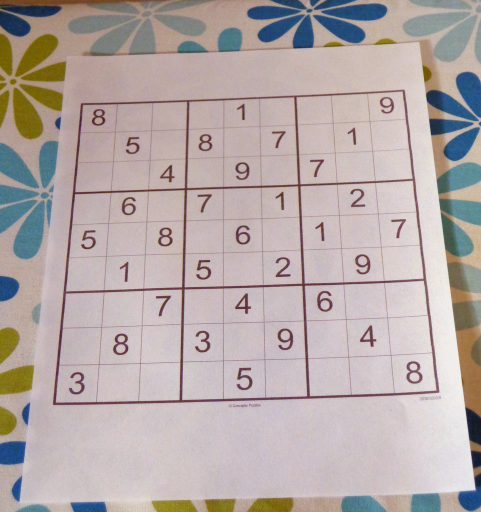
#> input picture sudoku.jpg, 962 x 1024 px (shown at 1/2 size)
$ python test6.0.py   (older library calls are emulated)
#> lines starting #> are read from the running program, lines starting #| are printed output that depends on the picture; after the words box and inside, x2 and y2 are one past the last pixel; in counts of white or black regions, pixels touching at a corner belong together
from imutils.perspective import four_point_transform
from imutils import contours
import imutils
import numpy as np
import cv2
i = 0
image = cv2.imread("sudoku.jpg")
#> image is the input picture: shape (1024, 962, 3); mean B, G, R 167.9, 169.5, 181
'''
ratio = image[0]/300.0
print(ratio)
orig = image.copy()
image = imutils.resize(image,height=300)
'''
#blurred = cv2.pyrMeanShiftFiltering(image,31,91)
blurred = cv2.medianBlur(image,9)
gray = cv2.cvtColor(blurred,cv2.COLOR_BGR2GRAY)
#blurred = cv2.medianBlur(gray,5)
th3 = cv2.adaptiveThreshold(gray,200,cv2.ADAPTIVE_THRESH_MEAN_C,cv2.THRESH_BINARY_INV,25,3)
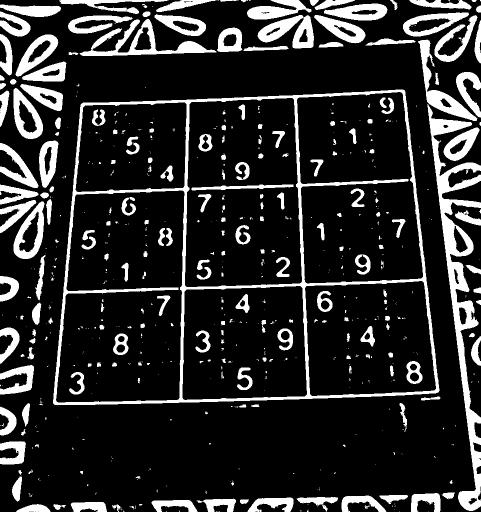
#> th3: shape (1024, 962) (shown at 1/2 size); values 0 (black) and 200 (white), 16.9% white; 649 white regions (421 under 20 px), largest, box (x1, y1, x2, y2) and area: (106, 179, 879, 810) 29549, (855, 208, 962, 1022) 19361, (159, 38, 433, 112) 5395
edged = cv2.Canny(th3,100,200)
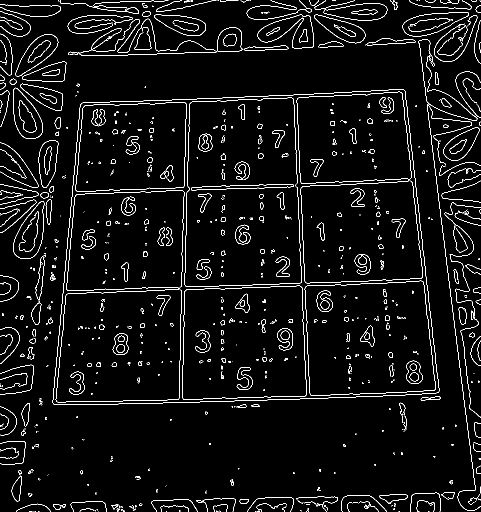
#> edged: shape (1024, 962) (shown at 1/2 size); 4.2% white in thin lines or dots
_,contours,_ = cv2.findContours(edged,cv2.RETR_LIST,cv2.CHAIN_APPROX_NONE)
#> contours = 1191 contours, 909 with area under 20; largest, box (x1, y1, x2, y2) and area: (105, 178, 879, 810) 431936, (105, 178, 879, 810) 431930, (111, 380, 369, 805) 95308, (111, 380, 369, 805) 95297, (593, 183, 846, 567) 82240
contours = sorted(contours, key=cv2.contourArea,reverse=True)[0:10]
#> contours = 10 contours; largest, box (x1, y1, x2, y2) and area: (105, 178, 879, 810) 431936, (105, 178, 879, 810) 431930, (111, 380, 369, 805) 95308, (111, 380, 369, 805) 95297, (593, 183, 846, 567) 82240
screenCnt = None
for c in contours:
    peri = cv2.arcLength(c, True)
    approx = cv2.approxPolyDP(c,0.02*peri, True)
    '''
    x,y,h,w = cv2.boundingRect(approx)
    ar = w/float(h)
    print(ar)
    '''
    if len(approx) == 4:
        #if ar>=0.95 and ar<=1.05:
        screenCnt = approx
        break
#> this loop made 1 pass
#> (peri, screenCnt) on pass 1: (2699, [[809, 180], [163, 206], [106, 807], [877, 784]])
pts = screenCnt.reshape(4,2)
#> pts = [[809, 180], [163, 206], [106, 807], [877, 784]]
rect = np.zeros((4,2), dtype='float32')
s=pts.sum(axis=1)
#> s = [989, 369, 913, 1661]
rect[0] = pts[np.argmin(s)]
rect[2] = pts[np.argmax(s)]
diff = np.diff(pts, axis=1)
#> diff = [-629, 43, 701, -93]
rect[1] = pts[np.argmin(diff)]
rect[3] = pts[np.argmax(diff)]
#rect *= ratio


(tl, tr, br, bl) = rect
widthA = np.sqrt(((br[0] - bl[0]) ** 2) + ((br[1] - bl[1]) ** 2))
widthB = np.sqrt(((tr[0] - tl[0]) ** 2) + ((tr[1] - tl[1]) ** 2))

# ...and now for the height of our new image
heightA = np.sqrt(((tr[0] - br[0]) ** 2) + ((tr[1] - br[1]) ** 2))
heightB = np.sqrt(((tl[0] - bl[0]) ** 2) + ((tl[1] - bl[1]) ** 2))

# take the maximum of the width and height values to reach
# our final dimensions
maxWidth = max(int(widthA), int(widthB))
maxHeight = max(int(heightA), int(heightB))

# construct our destination points which will be used to
# map the screen to a top-down, "birds eye" view
dst = np.array([
	[0, 0],
	[maxWidth - 1, 0],
	[maxWidth - 1, maxHeight - 1],
	[0, maxHeight - 1]], dtype = "float32")

# calculate the perspective transform matrix and warp
# the perspective to grab the screen
M = cv2.getPerspectiveTransform(rect, dst)
warp = cv2.warpPerspective(image, M, (maxWidth, maxHeight))
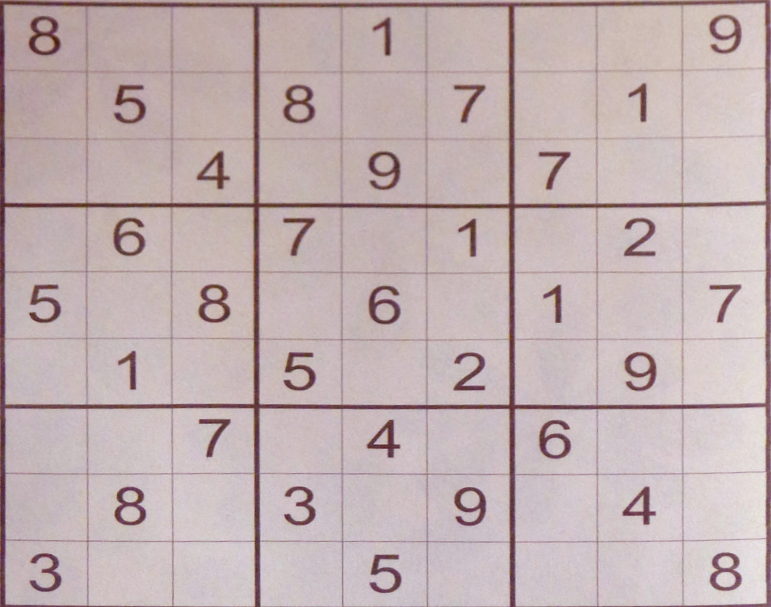
#> warp: shape (607, 771, 3); mean B, G, R 177.8, 176.7, 193.6

res = cv2.resize(warp,(600,600), interpolation= cv2.INTER_AREA)
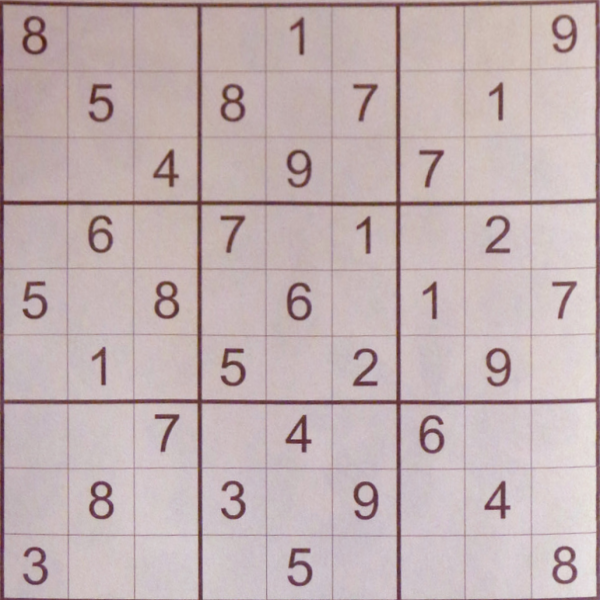
#> res: shape (600, 600, 3); mean B, G, R 177.8, 176.7, 193.6

for i in range(0,600-(600//9),600//9):
    for j in range(0,600-(600//9),600//9):
        roi = res[i:i+600//9,j:j+600//9]
        grey = cv2.cvtColor(roi,cv2.COLOR_BGR2GRAY)
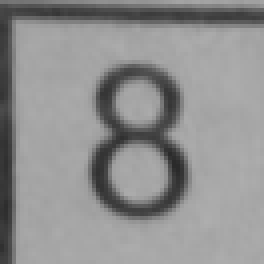
#> grey: shape (66, 66) (shown 4 times larger); min 42, max 174, mean 144
        _,thresh = cv2.threshold(grey,150,255,cv2.THRESH_BINARY)
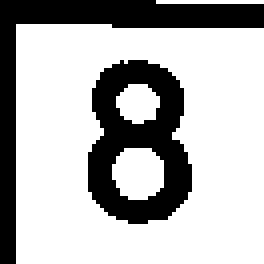
#> thresh: shape (66, 66) (shown 4 times larger); 70.7% white; 2 black regions
        _,cnts,_=cv2.findContours(thresh.copy(),cv2.RETR_TREE,cv2.CHAIN_APPROX_SIMPLE)
#> cnts = 5 contours, 1 with area under 20; largest, box (x1, y1, x2, y2) and area: (4, 6, 66, 66) 3562, (21, 14, 49, 57) 906, (28, 37, 41, 50) 120, (29, 21, 40, 31) 68
        if(len(cnts) > 1):
            cnts = sorted(cnts, key = cv2.contourArea, reverse=True)[1]
#> cnts = contour of 55 points, box (x1, y1, x2, y2) (21, 14, 49, 57), area 906
            area = cv2.contourArea(cnts,True)
#> area = 905.5
            if area>100 and area<1000:
                M = cv2.moments(cnts)
#> M = moments, m00 905.5, centre m10/m00, m01/m00 = (34.2, 35.42)
                cx = int(M['m10']/M['m00'])
#> cx = 34
                cy = int(M['m01']/M['m00'])
#> cy = 35
                cropped = thresh[cy-22:cy+22,cx-20:cx+20]
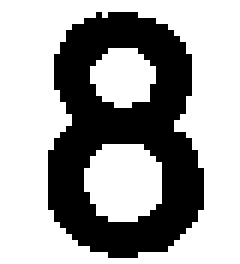
#> cropped: shape (44, 40) (shown 6 times larger); 64.1% white; 1 black region, box (x1, y1, x2, y2) and area: (8, 2, 34, 43) 631
                for k in range(1,10):
                    imagepath = "no"+str(k)+".png"
                    template = cv2.imread(imagepath)
#> (the run stopped early here; a loop or call above may not have finished)

$ run again, with ROI1.jpg copied over sudoku.jpg
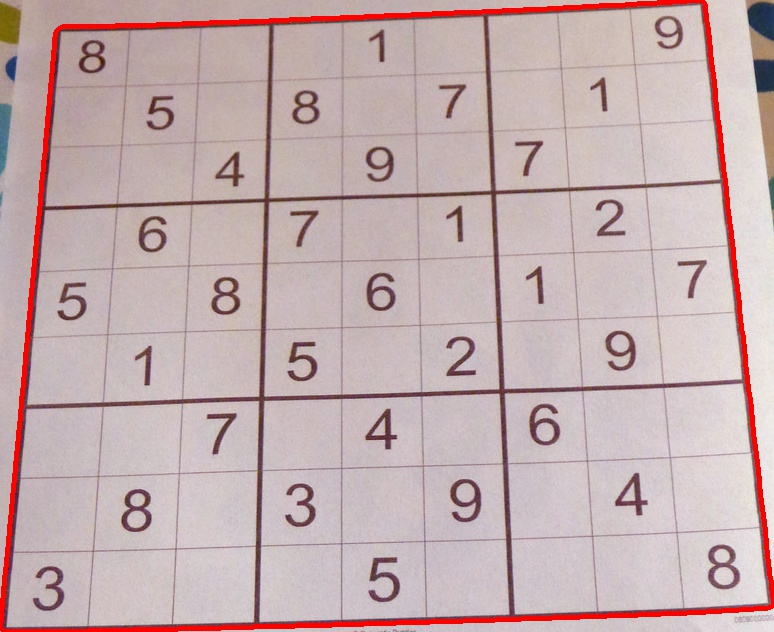
#> input picture ROI1.jpg, 774 x 632 px
#> image is the input picture: shape (632, 774, 3); mean B, G, R 175, 174, 196
#> `th3 = cv2.adaptiveThreshold(gray,200,cv2.ADAPTIVE_THRESH_MEAN_C,cv2.TH..`:
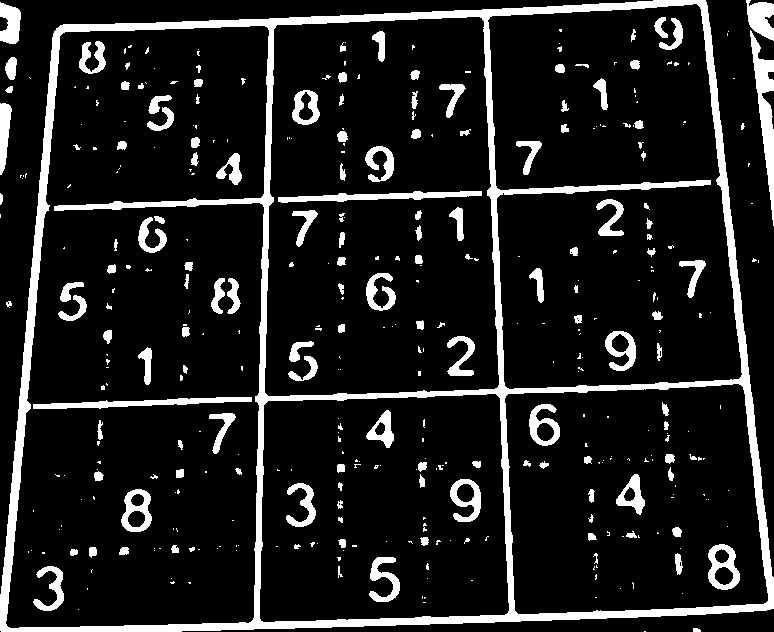
#> th3: shape (632, 774); values 0 (black) and 200 (white), 12.4% white; 390 white regions (244 under 20 px), largest, box (x1, y1, x2, y2) and area: (0, 0, 774, 632) 32599, (750, 30, 774, 226) 1740, (33, 397, 252, 409) 1216
#> edged: shape (632, 774); 4.2% white in thin lines or dots
#> `_,contours,_ = cv2.findContours(edged,cv2.RETR_LIST,cv2.CHAIN_APPROX_N..`: contours = 641 contours, 451 with area under 20; largest, box (x1, y1, x2, y2) and area: (5, 25, 269, 628) 133493, (5, 25, 269, 628) 133474, (488, 3, 742, 389) 82794, (488, 3, 742, 389) 82778, (264, 16, 499, 396) 82139
#> `contours = sorted(contours, key=cv2.contourArea,reverse=True)[0:10]`: contours = 10 contours; largest, box (x1, y1, x2, y2) and area: (5, 25, 269, 628) 133493, (5, 25, 269, 628) 133474, (488, 3, 742, 389) 82794, (488, 3, 742, 389) 82778, (264, 16, 499, 396) 82139
#> the loop `for c in contours:` made 5 passes
#> (peri, screenCnt) on pass 5: (1210, [[480, 17], [274, 28], [267, 395], [497, 387]])
#> pts = [[480, 17], [274, 28], [267, 395], [497, 387]]
#> s = [497, 302, 662, 884]
#> diff = [-463, -246, 128, -110]
#> thresh: shape (66, 66); every value is 255
#> cnts = [[[0, 0], [0, 65], [65, 65], [65, 0]]]
#> `cv2.drawContours(image,[screenCnt],-1,(0,0,255),3)`:
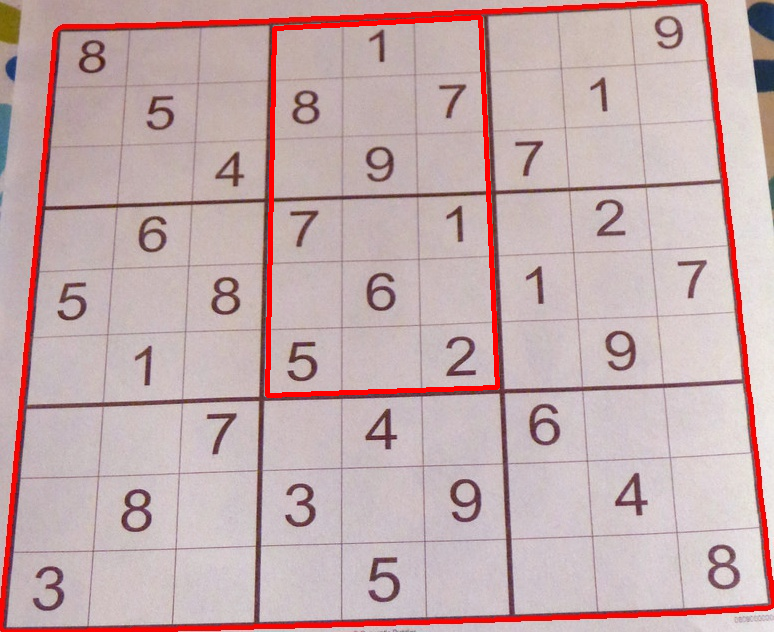
#> image: shape (632, 774, 3); 1.2% of pixels changed, all inside (x1, y1, x2, y2) = (265, 15, 500, 398)
